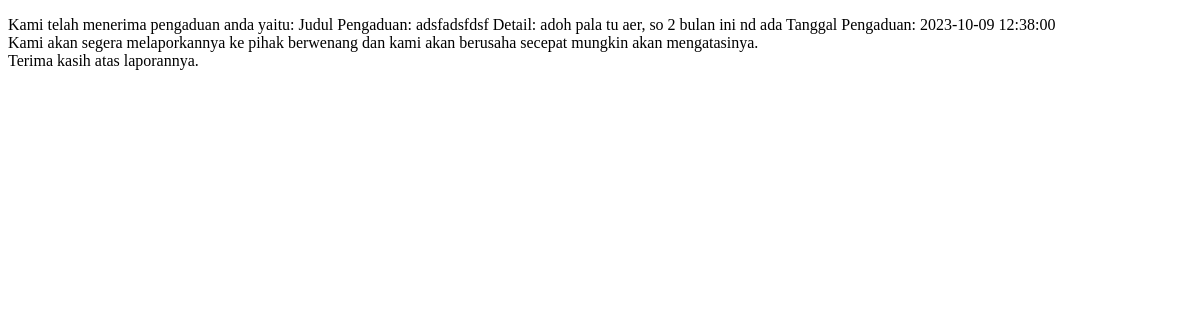
/templates/pesan.php, run on an earlier commit of the app's database.
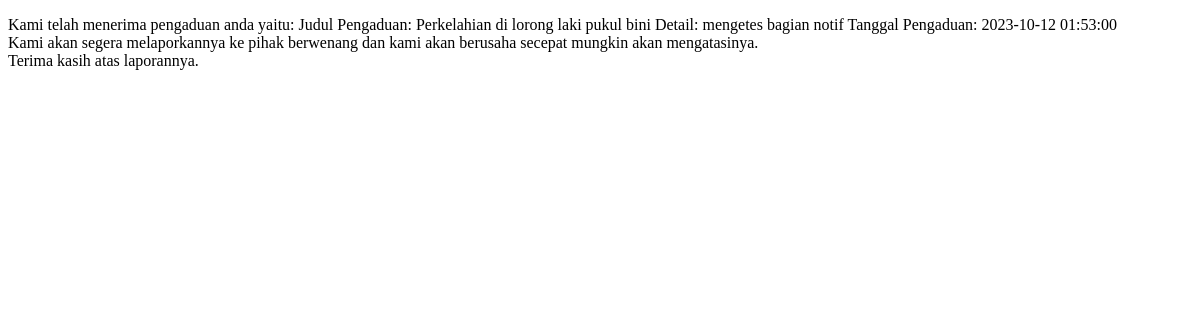
And on a later commit of the database.
### tables this page shows
CREATE TABLE `pengaduan` (
  `id` int(11) NOT NULL,
  `nama_pengadu` varchar(255) NOT NULL,
  `alamat_lengkap` varchar(255) NOT NULL,
  `email` varchar(100) NOT NULL,
  `judul_pengaduan` varchar(255) NOT NULL,
  `detail_pengaduan` text NOT NULL,
  `tanggal_pengaduan` datetime NOT NULL,
  `no_telepon` varchar(255) NOT NULL,
  `gambar` varchar(255) NOT NULL
);

### templates/pesan.php (the view, shortened to what this page needs)
<?php
$query = mysqli_query($koneksi, "select * from pengaduan");
$user = mysqli_fetch_array($query);
?>
<!DOCTYPE html>
<html lang="en">
<head>
</head>
<body>
    <p>Kami telah menerima pengaduan anda yaitu:
    Judul Pengaduan: <?php echo $user['judul_pengaduan'];?>
    Detail: <?php echo $user['detail_pengaduan'];?>
    Tanggal Pengaduan: <?php echo $user['tanggal_pengaduan']?><br>
    Kami akan segera melaporkannya ke pihak berwenang dan kami akan berusaha secepat mungkin akan mengatasinya.<br>
    Terima kasih atas laporannya.
    </p>
</body>
</html>

What changed in the data, as far as the page shows it:
changed pengaduan: judul_pengaduan "adsfadsfdsf" → "Perkelahian di lorong laki pukul bini"; detail_pengaduan "adoh pala tu aer, so 2 bulan ini nd ada" → "mengetes bagian notif"; tanggal_pengaduan "2023-10-09 12:38:00" → "2023-10-12 01:53:00"
